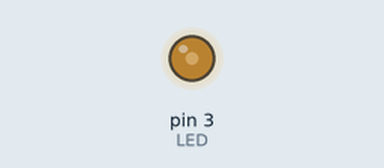
This sketch was run on a simulated Arduino Uno, built with avr-gcc and run on an emulated ATmega328P. Parts: output pins drawn as LEDs (lit = HIGH).

Above: at 0.05 s.
At 4.0 s:
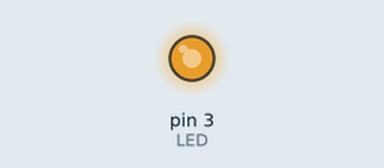
Timing chart, 0 to 5.2 s (numbered marks = the images above):
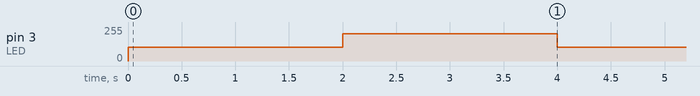

Measured:
- by itself, pin 3 (LED): alternates 204/255 for 2.0 s and 102/255 for 2.0 s

The sketch:

exercicio_1.ino
```cpp
#define LED 3
#define V 51
#define tempo 2000

void setup() {

  pinMode(LED, OUTPUT);
  digitalWrite(LED, LOW);
}

void loop() {
  analogWrite(LED, 2 * V);
  delay(tempo);

  analogWrite(LED, 4 * V);
  delay(tempo);
}
```
